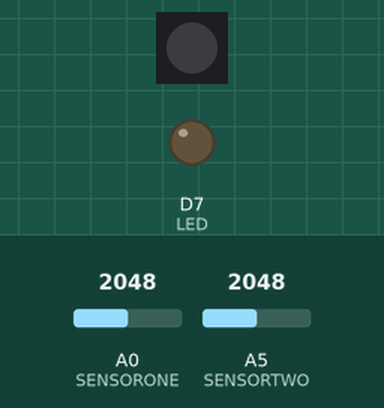
The sketch below on a simulated Particle Photon. On the bench: 1 RGB LEDs in strip order, left to right, output pins drawn as LEDs (lit = HIGH). The inputs (shaded band) are chosen by the test bench; at power-on: A0 (SENSORONE) = 2048, A5 (SENSORTWO) = 2048.

Above: at 0.1 s.
At 3.1 s:
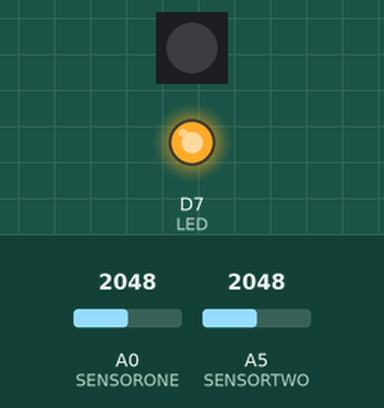
Timing chart, 0 to 4.6 s (numbered marks = the images above):
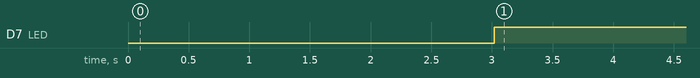

Measured:
- by itself, D7 (LED): LOW → HIGH at 3.0 s

The sketch:

dryerSensor.ino
```cpp
#define LED D7
#define SENSORONE A0
#define SENSORTWO A5

void setup() {
    Serial.begin(115200);
    Time.zone(-6);
    Time.beginDST();
    pinMode(LED, OUTPUT);
    pinMode(SENSORONE, INPUT);
    pinMode(SENSORTWO, INPUT);

    RGB.control(true);
    RGB.brightness(0);
}


//how many minutes fan needs to be on before alerting
int fanOnTime = 5;
int fanOffTime = 5;

//3 days
int fanOffAlertTime = 3 * 24 * 60;
//12 hours
//int fanOffAlertTime = 1 * 12 * 60;

//1 min
// int fanOffAlertTime = 1;


bool fanOneHasBeenOn = false;
bool fanOneHasBeenOffAlert = true;

bool fanTwoHasBeenOn = false;
bool fanTwoHasBeenOffAlert = true;

unsigned long lastTimeOneOn = 0;
unsigned long lastTimeOneOff = 0;
unsigned long lastTimeAlertOneOff = 0;

unsigned long lastTimeTwoOn = 0;
unsigned long lastTimeTwoOff = 0;
unsigned long lastTimeAlertTwoOff = 0;

uint32_t msDelay;


void loop() {
    if (millis() - msDelay < 3000) return;
    msDelay = millis();

    int sensorOneValue = analogRead(SENSORONE);
    int sensorTwoValue = analogRead(SENSORTWO);

    detectPower(sensorOneValue,"dryerOne ", lastTimeOneOn, lastTimeOneOff, lastTimeAlertOneOff, fanOneHasBeenOn, fanOneHasBeenOffAlert);
    detectPower(sensorTwoValue,"dryerTwo ", lastTimeTwoOn, lastTimeTwoOff, lastTimeAlertTwoOff, fanTwoHasBeenOn, fanTwoHasBeenOffAlert);
}


void detectPower(int sensorVal, char *dryerName, unsigned long &lastTimeOn, unsigned long &lastTimeOff, unsigned long &lastTimeAlertOff, bool &fanHasBeenOn, bool &fanHasBeenOffAlert){
    char alertInfo[40];
    char sensorStr[10];
    char lastOffTimeStr[20];


    strcpy(alertInfo, dryerName);
    sprintf(sensorStr, "Power: %ld", sensorVal);
    strcat(alertInfo, sensorStr);

    if(sensorVal<2800 || sensorVal > 2890){
        Particle.publish("ElectricityON", alertInfo, 60, PRIVATE);

        //fan on
        digitalWrite(LED, HIGH);

        if ((millis() - lastTimeOn) >=  fanOnTime * 60 * 1000) {
        	(lastTimeOn) = millis();
        	//fan was previously off but now is on for x time
            if(!fanHasBeenOn){
                Particle.publish("fan_on", dryerName, 60,  PRIVATE);
                fanHasBeenOn = true;
                fanHasBeenOffAlert = false;
            }
        }
    } else {
        digitalWrite(LED, LOW);
        Particle.publish("ElectricityOff", alertInfo, 60, PRIVATE);

        if ((millis() - lastTimeOff) >=  fanOffTime * 60 * 1000) {
        	(lastTimeOff) = millis();
        	//fan was previously on but now is off for x time
            if(fanHasBeenOn){
                Particle.publish("fan_off", dryerName, 60,  PRIVATE);
                fanHasBeenOn = false;
            }
        }

        if ((millis() - lastTimeAlertOff) >=  fanOffAlertTime * 60  * 1000) {
        	(lastTimeAlertOff) = millis();
        	//fan was previously on but now is off for x time
            if(fanHasBeenOffAlert){
                Particle.publish("fan_off_days_alert", dryerName, 60,  PRIVATE);
            } else {
                fanHasBeenOffAlert = true;
            }
        }
    }
}
```
